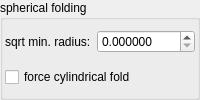
    <widget class="QGroupBox" name="groupBox_4">
     <property name="title">
      <string>spherical folding</string>
     </property>
     <layout class="QVBoxLayout" name="verticalLayout_6">
      <property name="leftMargin">
       <number>2</number>
      </property>
      <property name="topMargin">
       <number>2</number>
      </property>
      <property name="rightMargin">
       <number>2</number>
      </property>
      <property name="bottomMargin">
       <number>2</number>
      </property>
      <item>
       <layout class="QHBoxLayout" name="horizontalLayout_24" stretch="0,1">
        <item>
         <widget class="QLabel" name="label_167">
          <property name="text">
           <string>sqrt min. radius:</string>
          </property>
         </widget>
        </item>
        <item>
         <widget class="MyDoubleSpinBox" name="spinbox_transf_minimum_radius_05">
          <property name="sizePolicy">
           <sizepolicy hsizetype="Minimum" vsizetype="Maximum">
            <horstretch>0</horstretch>
            <verstretch>0</verstretch>
           </sizepolicy>
          </property>
          <property name="prefix">
           <string/>
          </property>
          <property name="suffix">
           <string/>
          </property>
          <property name="decimals">
           <number>6</number>
          </property>
          <property name="minimum">
           <double>0.000000000000000</double>
          </property>
          <property name="maximum">
           <double>99.989999999999995</double>
          </property>
          <property name="singleStep">
           <double>0.100000000000000</double>
          </property>
         </widget>
        </item>
       </layout>
      </item>
      <item>
       <widget class="MyCheckBox" name="checkBox_transf_function_enabled_false">
        <property name="text">
         <string>force cylindrical fold</string>
        </property>
       </widget>
      </item>
     </layout>
    </widget>
